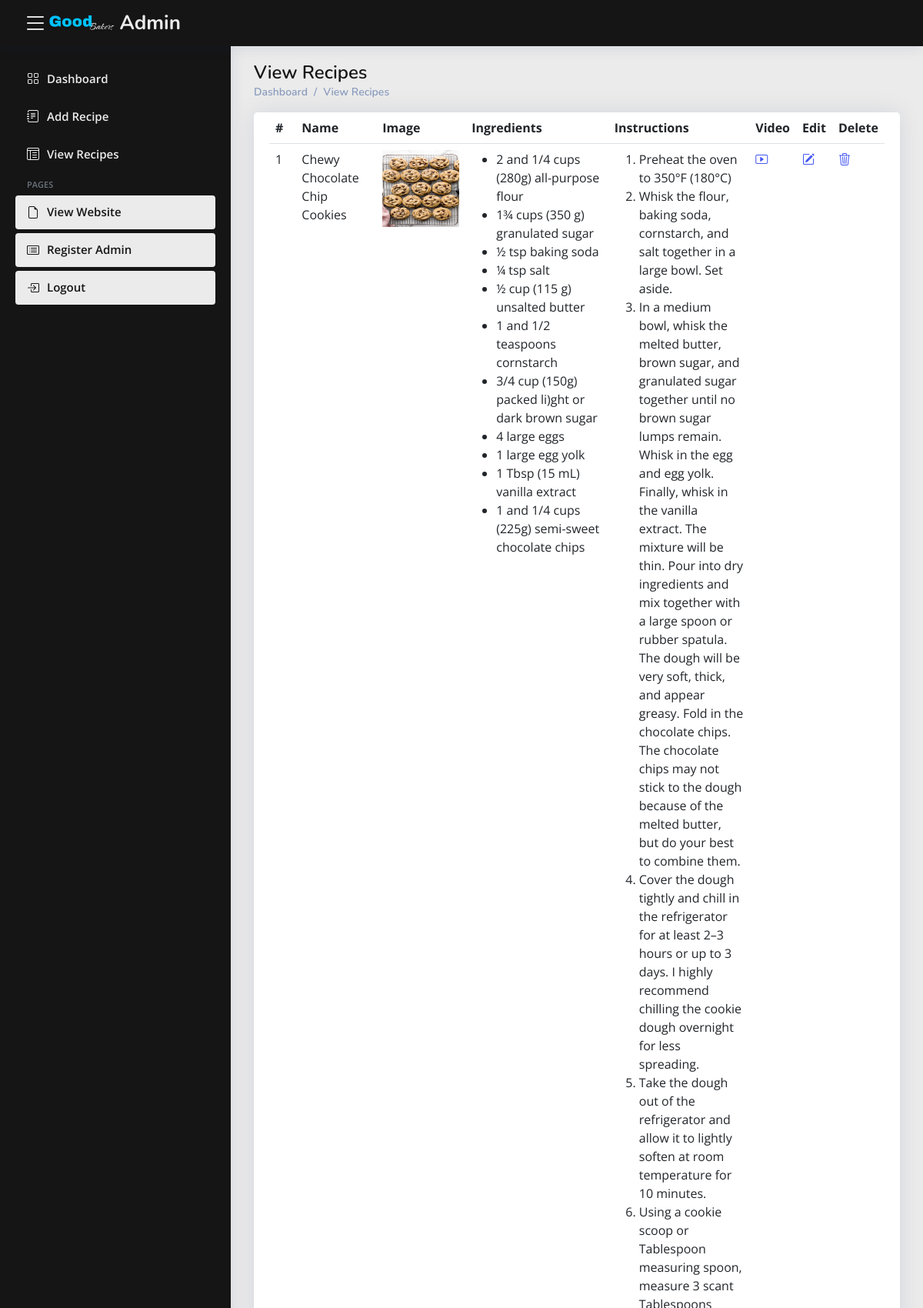
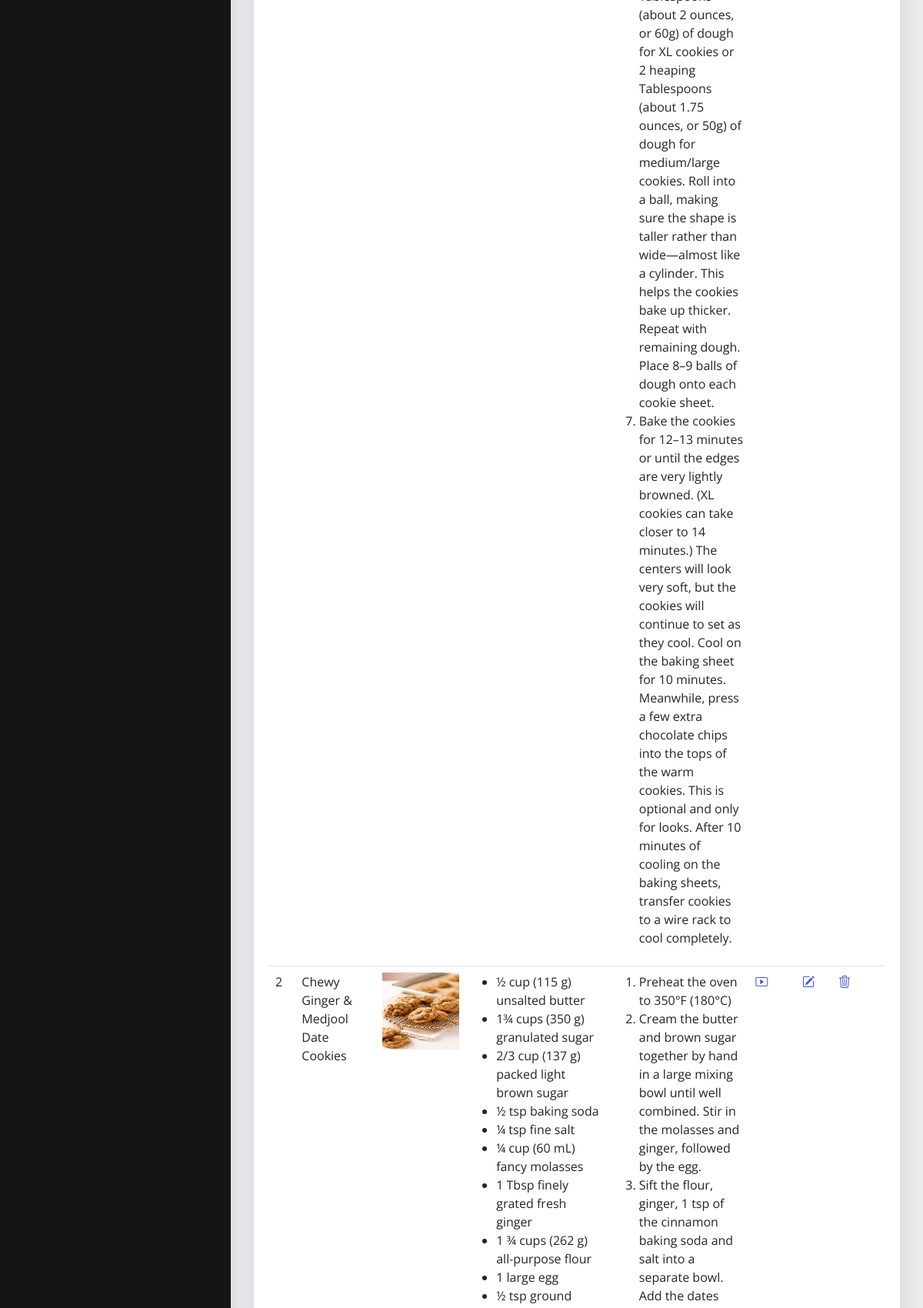
/admin-recipe-view.php (upper part), run on the app's committed database (2 pictures, top to bottom).
### tables this page shows
CREATE TABLE `recipes` (
  `recipes_id` int(11) NOT NULL,
  `name` varchar(100) NOT NULL,
  `image` varchar(100) NOT NULL,
  `ingredient` longtext NOT NULL,
  `tutorial` text NOT NULL,
  `video` text NOT NULL
);

### admin-recipe-view.php (the view, shortened to what this page needs)
<!DOCTYPE html>
<html lang="en">
<head>
  <link href="vendor/bootstrap/css/bootstrap.min.css" rel="stylesheet">
  <link href="vendor/bootstrap-icons/bootstrap-icons.css" rel="stylesheet">
  <link href="vendor/boxicons/css/boxicons.min.css" rel="stylesheet">
  <link href="vendor/quill/quill.snow.css" rel="stylesheet">
  <link href="vendor/quill/quill.bubble.css" rel="stylesheet">
  <link href="vendor/remixicon/remixicon.css" rel="stylesheet">
  <link href="vendor/simple-datatables/style.css" rel="stylesheet">
  <link href="css/style-admin.css" rel="stylesheet">
</head>
<body>
  <?php
    include 'navbar-admin.php';
    include 'sidebar-admin.php';
  ?>
  <main id="main" class="main">
    <div class="pagetitle">
      <h1>View Recipes</h1>
      <nav>
        <ol class="breadcrumb">
          <li class="breadcrumb-item"><a href="admin-dashboard.php">Dashboard</a></li>
          <li class="breadcrumb-item">View Recipes</li>
        </ol>
      </nav>
    </div>
    <section class="section">
      <div class="row">
        <div class="col-lg-12">
          <div class="card">
            <div class="card-body">
              <table class="table datatable">
                <thead>
                  <tr>
                    <th scope="col">#</th>
                    <th scope="col">Name</th>
                    <th scope="col">Image</th>
                    <th scope="col">Ingredients</th>
                    <th scope="col">Instructions</th>
                    <th scope="col">Video</th>
                    <th scope="col">Edit</th>
                    <th scope="col">Delete</th>
                  </tr>
                </thead>
                <tbody>
                  <?php
                  require('db.php');
                  function formatTutorial($tutorial) {
                      $steps = explode("\n", $tutorial);
                      $formattedTutorial = '<ol>';
                      foreach ($steps as $step) {
                          $formattedTutorial .= '<li>' . $step . '</li>';
                      }
                      $formattedTutorial .= '</ol>';
                      return $formattedTutorial;
                  }
                  $sql = "SELECT recipes_id, name, image, ingredient, tutorial, video FROM recipes";
                  $result = $con->query($sql);
                  if ($result->num_rows > 0) {
                      while ($row = mysqli_fetch_assoc($result)) {
                          $id = $row['recipes_id'];
                          $link = "admin-recipe-edit.php?recipes_id=" . $id;
                          echo "<tr>";
                          echo "<td>" . $row["recipes_id"] . "</td>";
                          echo "<td>" . $row["name"] . "</td>";
                          echo "<td><img src='" . $row["image"] . "' style='width:100px;height:100px;'></td>";
                          echo "<td><ul>";
                          $ingredients = explode("\n", $row["ingredient"]);
                          foreach ($ingredients as $ingredient) {
                              echo "<li>". $ingredient. "</li>";
                          }
                          echo "</ul></td>";
                          $tutorial = $row["tutorial"];
                          $formattedTutorial = formatTutorial($tutorial);
                          echo "<td>" . $formattedTutorial . "</td>";
                          ?>
                          <td><a <?php echo "href='".$row["video"]."'" ?> class="bi bi-play-btn"></a></td>
                          <td><a <?php echo "href='$link'" ?> class="bi bi-pencil-square"></a></td>
                          <td><a <?php echo "href='db-delete.php?recipes_id=".$row["recipes_id"]."'" ?>  class="bi bi-trash3"></a></td>
                          <?php
                          echo "</tr>";
                      }
                      echo "</table>";
                  } else {
                      echo "0 results";
                  }
                  ?>
            </div>
          </div>
        </div>
      </div>
    </section>
  </main>
</html>

### css/style-admin.css (style rules this page uses)
:root { scroll-behavior: smooth }
body { font-family: "Open Sans", sans-serif; background: #ebebeb; color: #444 }
a { color: #4154f1; text-decoration: none }
h1, h2, h3, h4, h5, h6 { font-family: Nunito, sans-serif }
#main { margin-top: 60px; padding: 20px 30px; transition: all .3s }
.pagetitle { margin-bottom: 10px }
.pagetitle h1 { font-size: 24px; margin-bottom: 0; font-weight: 600; color: #151515 }
.card { margin-bottom: 30px; border: none; border-radius: 5px; box-shadow: 0 0 30px rgba(1, 41, 112, .1); --bs-card-bg: #fff !important }
.card-body { padding: 0 20px 20px 20px }
.breadcrumb { font-size: 14px; font-family: Nunito, sans-serif; color: #899bbd; font-weight: 600 }
.breadcrumb a { color: #899bbd; transition: .3s }
.breadcrumb .breadcrumb-item::before { color: #899bbd }
@media (min-width:1200px) { #main { margin-left: 300px } }
a { color: #4154f1 }

### data on the page
recipes: recipes_id "1", name "Chewy Chocolate Chip Cookies", image (picture), ingredient "2 and 1/4 cups (280g) all-purpose flour", ingredient "1¾ cups (350 g) granulated sugar", ingredient "½ tsp baking soda", ingredient "¼ tsp salt", ingredient "½ cup (115 g) unsalted butter", ingredient "1 and 1/2 teaspoons cornstarch", ingredient "3/4 cup (150g) packed li)ght or dark brown sugar", ingredient "4 large eggs", ingredient "1 large egg yolk", ingredient "1 Tbsp (15 mL) vanilla extract", ingredient "1 and 1/4 cups (225g) semi-sweet chocolate chips", tutorial "Preheat the oven to 350°F (180°C)", tutorial "Whisk the flour, baking soda, cornstarch, and salt together in a large bowl. Set aside.", tutorial "In a medium bowl, whisk the melted butter, brown sugar, and granulated sugar together until no brown sugar lumps remain. Whisk in the egg and egg yolk. Finally, whisk in the vanilla extract. The mixture will be thin. Pour into dry ingredients and mix together with a large spoon or rubber spatula. The dough will be very soft, thick, and appear greasy. Fold in the chocolate chips. The chocolate chips may not stick to the dough because of the melted butter, but do your best to combine them.", tutorial "Cover the dough tightly and chill in the refrigerator for at least 2–3 hours or up to 3 days. I highly recommend chilling the cookie dough overnight for less spreading.", tutorial "Take the dough out of the refrigerator and allow it to lightly soften at room temperature for 10 minutes.", tutorial "Using a cookie scoop or Tablespoon measuring spoon, measure 3 scant Tablespoons (about 2 ounces, or 60g) of dough for XL cookies or 2 heaping Tablespoons (about 1.75 ounces, or 50g) of dough for medium/large cookies. Roll into a ball, making sure the shape is taller rather than wide—almost like a cylinder. This helps the cookies bake up thicker. Repeat with remaining dough. Place 8–9 balls of dough onto each cookie sheet.", tutorial "Bake the cookies for 12–13 minutes or until the edges are very lightly browned. (XL cookies can take closer to 14 minutes.) The centers will look very soft, but the cookies will continue to set as they cool. Cool on the baking sheet for 10 minutes. Meanwhile, press a few extra chocolate chips into the tops of the warm cookies. This is optional and only for looks. After 10 minutes of cooling on the baking sheets, transfer cookies to a wire rack to cool completely."
recipes: recipes_id "2", name "Chewy Ginger & Medjool Date Cookies", image (picture), ingredient "½ cup (115 g) unsalted butter", ingredient "1¾ cups (350 g) granulated sugar", ingredient "2/3 cup (137 g) packed light brown sugar", ingredient "½ tsp baking soda", ingredient "¼ tsp fine salt", ingredient "¼ cup (60 mL) fancy molasses", ingredient "1 Tbsp finely grated fresh ginger", ingredient "1 ¾ cups (262 g) all-purpose flour", ingredient "1 large egg", tutorial "Preheat the oven to 350°F (180°C)", tutorial "Cream the butter and brown sugar together by hand in a large mixing bowl until well combined. Stir in the molasses and ginger, followed by the egg."
